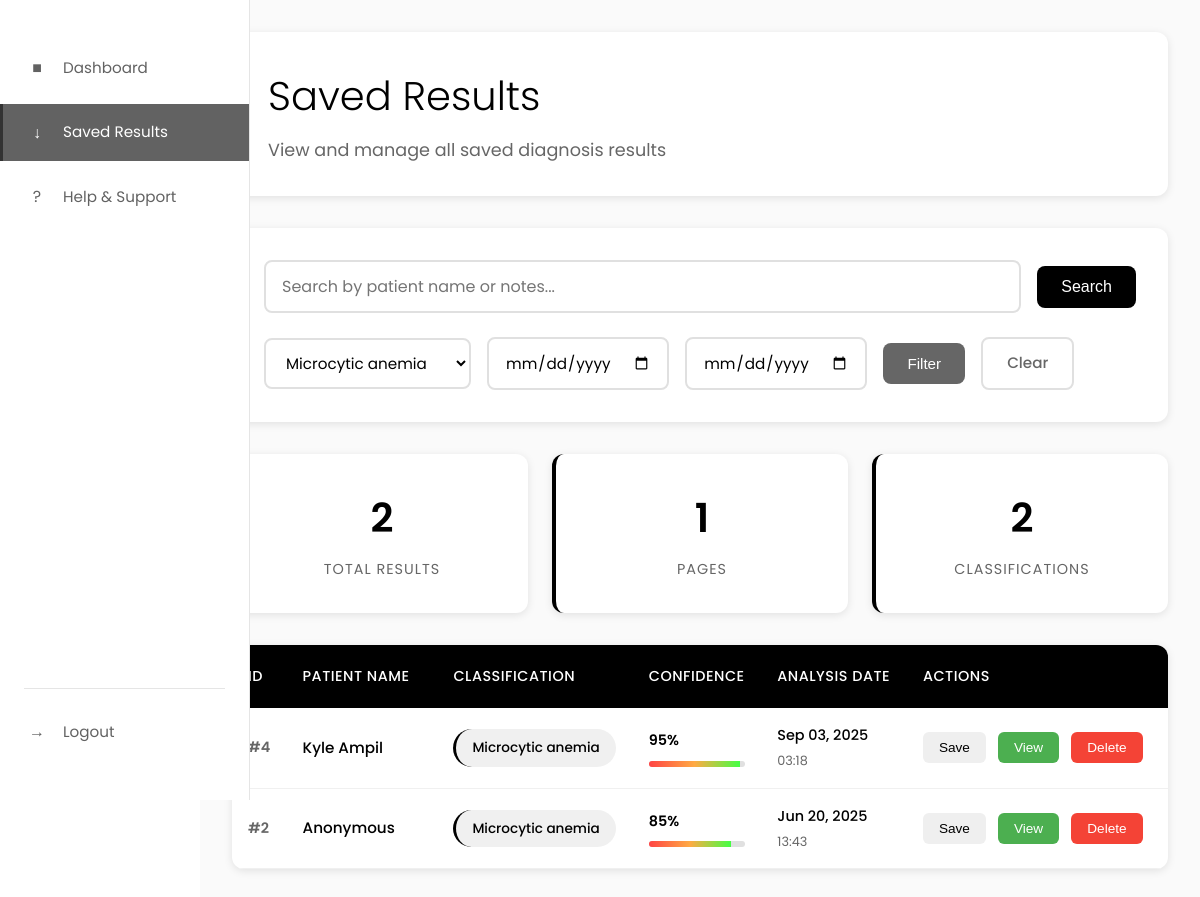
/components/results.php?classification=Microcytic anemia (signed in), run on the app's committed database.
### tables this page shows
CREATE TABLE `diagnosis_results` (
  `id` int(11) NOT NULL,
  `user_id` int(11) NOT NULL,
  `patient_name` varchar(255) DEFAULT 'Anonymous',
  `notes` text DEFAULT NULL,
  `image_filename` varchar(255) NOT NULL,
  `classification` varchar(100) NOT NULL,
  `confidence_score` varchar(10) DEFAULT '0%',
  `explanation` text DEFAULT NULL,
  `health_risk` text DEFAULT NULL,
  `analysis_date` datetime NOT NULL,
  `created_at` timestamp NOT NULL DEFAULT current_timestamp(),
  `updated_at` timestamp NOT NULL DEFAULT current_timestamp() ON UPDATE current_timestamp()
);

### components/results.php (the view, shortened to what this page needs)
<?php
require_once '../backend/config.php';
$records_per_page = 10;
$page = isset($_GET['page']) ? (int)$_GET['page'] : 1;
$offset = ($page - 1) * $records_per_page;
$search = isset($_GET['search']) ? trim($_GET['search']) : '';
$classification_filter = isset($_GET['classification']) ? trim($_GET['classification']) : '';
$date_from = isset($_GET['date_from']) ? $_GET['date_from'] : '';
$date_to = isset($_GET['date_to']) ? $_GET['date_to'] : '';
$where_conditions = [];
$params = [];
$param_types = '';
$where_conditions[] = "user_id = ?";
$params[] = $_SESSION["user_id"];
$param_types .= 'i';
if (!empty($classification_filter)) {
    $where_conditions[] = "classification = ?";
    $params[] = $classification_filter;
    $param_types .= 's';
}
$where_clause = 'WHERE ' . implode(' AND ', $where_conditions);
$count_sql = "SELECT COUNT(*) as total FROM diagnosis_results $where_clause";
$count_stmt = $conn->prepare($count_sql);
$count_stmt->bind_param($param_types, ...$params);
$count_stmt->execute();
$total_records = $count_stmt->get_result()->fetch_assoc()['total'];
$total_pages = ceil($total_records / $records_per_page);
$sql = "SELECT * FROM diagnosis_results $where_clause ORDER BY analysis_date DESC LIMIT ? OFFSET ?";
$params[] = $records_per_page;
$params[] = $offset;
$param_types .= 'ii';
$stmt = $conn->prepare($sql);
$stmt->bind_param($param_types, ...$params);
$stmt->execute();
$results = $stmt->get_result();
$class_sql = "SELECT DISTINCT classification FROM diagnosis_results WHERE user_id = ? ORDER BY classification";
$class_stmt = $conn->prepare($class_sql);
$class_stmt->bind_param('i', $_SESSION["user_id"]);
$class_stmt->execute();
$class_result = $class_stmt->get_result();
$classifications = [];
while ($row = $class_result->fetch_assoc()) {
    $classifications[] = $row['classification'];
}
?>
<!DOCTYPE html>
<html lang="en">
<head>
    <link rel="stylesheet" href="../styles/sidebar.css">
    <link rel="stylesheet" href="../styles/results.css">
</head>
<body>
    <?php include_once 'sidebar.php'; ?>
    <div class="main-content">
        <div class="page-header">
            <h1>Saved Results</h1>
            <p>View and manage all saved diagnosis results</p>
        </div>
        <div class="filters-container">
            <form method="GET" class="filters-form" id="filtersForm">
                <div class="search-group">
                    <input type="text"
                           name="search"
                           placeholder="Search by patient name or notes..."
                           value="<?php echo htmlspecialchars($search); ?>"
                           class="search-input">
                    <button type="submit" class="search-btn">Search</button>
                </div>
                <div class="filter-group">
                    <select name="classification" class="filter-select">
                        <?php foreach ($classifications as $class): ?>
                            <option value="<?php echo htmlspecialchars($class); ?>"
                                    <?php echo $classification_filter === $class ? 'selected' : ''; ?>>
                                <?php echo htmlspecialchars($class); ?>
                            </option>
                        <?php endforeach; ?>
                    </select>
                    <input type="date"
                           name="date_from"
                           value="<?php echo htmlspecialchars($date_from); ?>"
                           class="date-input"
                           placeholder="From Date">
                    <input type="date"
                           name="date_to"
                           value="<?php echo htmlspecialchars($date_to); ?>"
                           class="date-input"
                           placeholder="To Date">
                    <button type="submit" class="filter-btn">Filter</button>
                    <a href="results.php" class="clear-btn">Clear</a>
                </div>
            </form>
        </div>
        <div class="summary-container">
            <div class="summary-card">
                <div class="summary-number"><?php echo $total_records; ?></div>
                <div class="summary-label">Total Results</div>
            </div>
            <div class="summary-card">
                <div class="summary-number"><?php echo $total_pages; ?></div>
                <div class="summary-label">Pages</div>
            </div>
            <div class="summary-card">
                <div class="summary-number"><?php echo count($classifications); ?></div>
                <div class="summary-label">Classifications</div>
            </div>
        </div>
        <div class="results-table-container">
            <?php if ($results->num_rows > 0): ?>
                <div class="table-wrapper">
                    <table class="results-table">
                        <thead>
                            <tr>
                                <th>ID</th>
                                <th>Patient Name</th>
                                <th>Classification</th>
                                <th>Confidence</th>
                                <th>Analysis Date</th>
                                <th>Actions</th>
                            </tr>
                        </thead>
                        <tbody>
                            <?php while ($row = $results->fetch_assoc()): ?>
                                <tr>
                                    <td class="id-cell">#<?php echo $row['id']; ?></td>
                                    <td class="patient-cell">
                                        <div class="patient-name">
                                            <?php echo htmlspecialchars($row['patient_name'] ?: 'Anonymous'); ?>
                                        </div>
                                    </td>
                                    <td class="classification-cell">
                                        <span class="classification-badge">
                                            <?php echo htmlspecialchars($row['classification']); ?>
                                        </span>
                                    </td>
                                    <td class="confidence-cell">
                                        <div class="confidence-display">
                                            <span class="confidence-text"><?php echo htmlspecialchars($row['confidence_score']); ?></span>
                                            <div class="mini-confidence-bar">
                                                <div class="mini-confidence-fill"
                                                     style="width: <?php echo str_replace('%', '', $row['confidence_score']); ?>%"></div>
                                            </div>
                                        </div>
                                    </td>
                                    <td class="date-cell">
                                        <div class="date-display">
                                            <div class="date-main">
                                                <?php echo date('M d, Y', strtotime($row['analysis_date'])); ?>
                                            </div>
                                            <div class="date-time">
                                                <?php echo date('H:i', strtotime($row['analysis_date'])); ?>
                                            </div>
                                        </div>
                                    </td>
                                    <td class="actions-cell">
                                        <button class="action-btn print-btn"
                                                onclick="printResult(<?php echo $row['id']; ?>)"
                                                title="Print Report">
                                            Save
                                        </button>
                                        <button class="action-btn view-btn"
                                                onclick="viewResult(<?php echo $row['id']; ?>)"
                                                title="View Details">
                                            View
                                        </button>
                                        <button class="action-btn delete-btn"
                                                onclick="deleteResult(<?php echo $row['id']; ?>)"
                                                title="Delete Result">
                                            Delete
                                        </button>
                                    </td>
                                </tr>
                            <?php endwhile; ?>
                        </tbody>
                    </table>
                </div>
            <?php endif; ?>
        </div>
    </div>
</body>
</html>

### styles/results.css (style rules this page uses)
* { margin: 0; padding: 0; box-sizing: border-box; }
body { font-family: "Poppins", sans-serif; background: #ffffff; color: #000000; line-height: 1.6; }
.main-content { margin-left: 250px; min-height: 100vh; padding: 2rem; background: #fafafa; }
.page-header { background: #ffffff; padding: 2rem; border-radius: 12px; box-shadow: 0 2px 8px rgba(0, 0, 0, 0.1); margin-bottom: 2rem; border-left: 4px solid #000000; }
.page-header h1 { font-size: 2.5rem; font-weight: 300; margin-bottom: 0.5rem; color: #000000; }
.page-header p { color: #666666; font-size: 1.1rem; }
.filters-container { background: #ffffff; border-radius: 12px; box-shadow: 0 2px 8px rgba(0, 0, 0, 0.1); padding: 2rem; margin-bottom: 2rem; }
.filters-form { display: flex; flex-direction: column; gap: 1.5rem; }
.search-group { display: flex; gap: 1rem; align-items: center; }
.search-input { flex: 1; padding: 0.75rem 1rem; border: 2px solid #e0e0e0; border-radius: 8px; font-size: 1rem; font-family: inherit; transition: all 0.3s ease; }
.search-btn { background: #000000; color: #ffffff; border: none; padding: 0.75rem 1.5rem; border-radius: 8px; cursor: pointer; font-size: 1rem; font-weight: 500; transition: all 0.3s ease; white-space: nowrap; }
.filter-group { display: flex; gap: 1rem; align-items: center; flex-wrap: wrap; }
.filter-select, .date-input { padding: 0.75rem 1rem; border: 2px solid #e0e0e0; border-radius: 8px; font-size: 0.95rem; font-family: inherit; transition: all 0.3s ease; background: #ffffff; }
.filter-btn { background: #666666; color: #ffffff; border: none; padding: 0.75rem 1.5rem; border-radius: 8px; cursor: pointer; font-size: 0.95rem; font-weight: 500; transition: all 0.3s ease; }
.clear-btn { background: #ffffff; color: #666666; border: 2px solid #e0e0e0; padding: 0.75rem 1.5rem; border-radius: 8px; text-decoration: none; font-size: 0.95rem; font-weight: 500; transition: all 0.3s ease; display: inline-block; }
.summary-container { display: grid; grid-template-columns: repeat(auto-fit, minmax(200px, 1fr)); gap: 1.5rem; margin-bottom: 2rem; }
.summary-card { background: #ffffff; padding: 2rem; border-radius: 12px; box-shadow: 0 2px 8px rgba(0, 0, 0, 0.1); text-align: center; border-left: 4px solid #000000; transition: transform 0.3s ease; }
.summary-number { font-size: 2.5rem; font-weight: 600; color: #000000; margin-bottom: 0.5rem; }
.summary-label { font-size: 0.9rem; color: #666666; text-transform: uppercase; letter-spacing: 1px; }
.results-table-container { background: #ffffff; border-radius: 12px; box-shadow: 0 2px 8px rgba(0, 0, 0, 0.1); overflow: hidden; }
.table-wrapper { overflow-x: auto; }
.results-table { width: 100%; border-collapse: collapse; font-size: 0.95rem; }
.results-table thead { background: #000000; color: #ffffff; }
.results-table th { padding: 1.25rem 1rem; text-align: left; font-weight: 500; font-size: 0.9rem; text-transform: uppercase; letter-spacing: 0.5px; }
.results-table td { padding: 1rem; border-bottom: 1px solid #f0f0f0; vertical-align: middle; }
.results-table tbody tr { transition: background-color 0.3s ease; }
.id-cell { font-weight: 600; color: #666666; font-size: 0.9rem; }
.patient-cell { min-width: 150px; }
.patient-name { font-weight: 500; color: #000000; }
.classification-cell { min-width: 140px; }
.classification-badge { background: #f0f0f0; color: #000000; padding: 0.5rem 1rem; border-radius: 20px; font-size: 0.85rem; font-weight: 500; display: inline-block; border-left: 3px solid #000000; }
.confidence-cell { min-width: 120px; }
.confidence-display { display: flex; flex-direction: column; gap: 0.5rem; }
.confidence-text { font-weight: 600; color: #000000; font-size: 0.9rem; }
.mini-confidence-bar { height: 6px; background: #e0e0e0; border-radius: 3px; overflow: hidden; }
.mini-confidence-fill { height: 100%; background: linear-gradient(90deg, #ff4444, #ffaa44, #44ff44); transition: width 0.5s ease; }
.date-cell { min-width: 120px; }
.date-display { display: flex; flex-direction: column; gap: 0.25rem; }
.date-main { font-weight: 500; color: #000000; font-size: 0.9rem; }
.date-time { font-size: 0.8rem; color: #666666; }
.actions-cell { min-width: 140px; }
.action-btn { padding: 0.5rem 1rem; border: none; border-radius: 6px; cursor: pointer; font-size: 0.85rem; font-weight: 500; margin-right: 0.5rem; transition: all 0.3s ease; }
.view-btn { background: #4CAF50; color: #ffffff; }
.delete-btn { background: #f44336; color: #ffffff; }
@media (max-width: 1200px) { .main-content { margin-left: 200px; } }

### data on the page
diagnosis_results: id "4", patient_name "Kyle Ampil", classification "Microcytic anemia", confidence_score "95%", analysis_date "Sep 03, 2025", analysis_date "03:18"
diagnosis_results: id "2", patient_name "Anonymous", classification "Microcytic anemia", confidence_score "85%", analysis_date "Jun 20, 2025", analysis_date "13:43"

### other printed values
$total_records "2"
$total_pages "1"
count($classifications) "2"
form field classification "Microcytic anemia"
